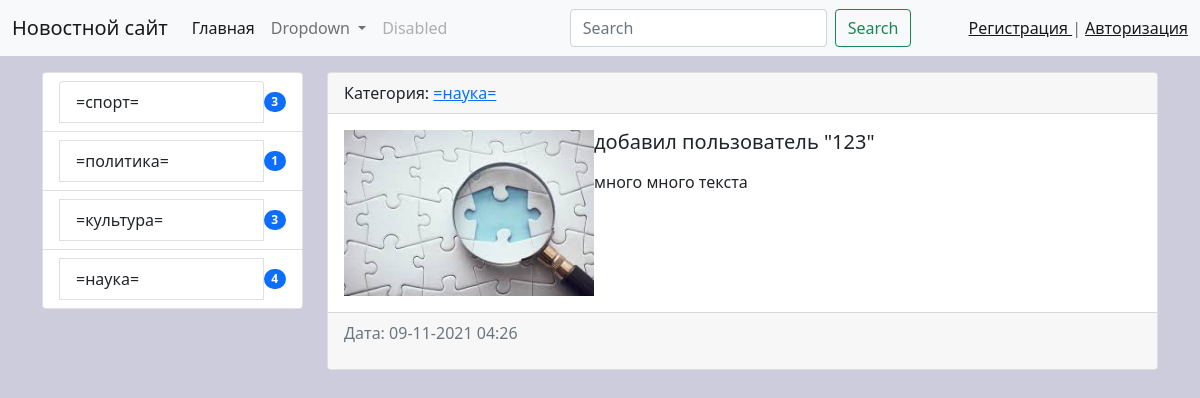
The app's page /news/13/ with its own data.
### news/models.py (models this page shows, shortened)
class Category(models.Model):
    title = models.CharField(max_length=150, db_index=True,verbose_name='Наименование категории')
    def get_absolute_url(self):
        return reverse('category', kwargs={'category_id': self.pk})
    class Meta:
        verbose_name = 'категория'
        verbose_name_plural = 'категории'
        ordering = ['title']

class News(models.Model):
    title = models.CharField('Заголовок', max_length=150)
    content = models.TextField('контент', blank=True)
    created_at = models.DateTimeField('Дата создания', auto_now_add=True)
    updated_at = models.DateTimeField('Дата изменения', auto_now=True)
    photo = models.ImageField('фото', upload_to='photos/%Y/%m/%d', blank=True)
    is_published = models.BooleanField('опубликовать', default=True)
    category = models.ForeignKey('Category', on_delete=models.PROTECT, null=True, verbose_name='Категория')
    views = models.IntegerField(default=0, verbose_name='Просмотры')
    class Meta:
        verbose_name = "Новость"
        verbose_name_plural = "Новости"
        ordering = ['-created_at']

### news/views.py (the view)
# urls.py: path('news/<int:pk>/', ViewNews.as_view(), name='view_news'),
class ViewNews(DetailView):
    model = News
    context_object_name = 'news_item'

### news/templatetags/news_tags.py (called while the page is built)
@register.inclusion_tag('news/list_categories.html')
def show_categories():
    categories = Category.objects.annotate(cnt=Count('news', filter=F('news__is_published'))).filter(cnt__gt=0)
    return {"categories": categories}

### news/templates/news/news_detail.html (shortened to what this page needs)
{% extends 'base.html' %}
{% block sidebar %}
{% include 'inc/_sidebar.html' %}
{% endblock %}
{% block content %}
    <div class="card mb-3">
      <div class="card-header">
        Категория: <a href="{{ news_item.category.get_absolute_url }}">{{ news_item.category.title }}</a>
      </div>
      <div class="card-body">
          <div class="media">
              {% if news_item.photo %}
              <img src="{{ news_item.photo.url }}" alt="" class="float-md-start" width="250">
              {% else %}
                  <img src={% static '/img/no_images.jpg' %} alt="" class="float-md-start mr-3" width="250">
              {% endif %}
              <div class="media-body">
                    <h5 class="card-title">{{ news_item.title }}</h5>
                    <p class="card-text">{{ news_item.content|safe|linebreaks }}</p>
              </div>
          </div>
      </div>
      <div class="card-footer text-muted">
          <p>Дата: {{ news_item.created_at|date:"d-m-Y H:i" }}</p>
      </div>
    </div>
{% endblock %}

### news/templates/news/list_categories.html
<div class="list-group">
    {% for item in categories %}
    <li class="list-group-item d-flex justify-content-between align-items-center">
    <a href="{{ item.get_absolute_url }}" class="list-group-item list-group-item-action"> {{ item.title }} </a>
    <span class="badge bg-primary rounded-pill">{{ item.cnt }}</span>
    </li>
    {% endfor %}
</div>

### mysite/static/css/style.css (style rules this page uses)
body { background-color: #ccd; }

### records on screen
Category: title "=спорт=", cnt "3"
Category: title "=политика=", cnt "1"
Category: title "=культура=", cnt "3"
Category: title "=наука=", cnt "4"
News: category "=наука=", title "добавил пользователь \"123\"", content "много много текста", created_at "09-11-2021 04:26"
